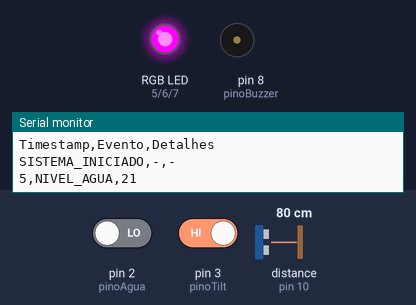
The sketch below on a simulated Arduino Uno, built with avr-gcc and run on an emulated ATmega328P. Parts: an RGB LED mixed from three pins (HIGH = lit), buzzer (waves = sounding), the last lines printed to the serial monitor. Wiring (inferred from the names in the program): ultrasonic range finder: trigger pin 9; echo pin 10. The inputs (shaded band) are chosen by the test bench; at power-on: pin 2 (pinoAgua) LOW, pin 3 (pinoTilt) HIGH, distance to the obstacle (sensor on pin 10) 80 cm. The echo pulse lasts 58.3 µs per cm; pins used as bus, display or sensor lines are not drawn.

Above: at 1.2 s.
1.3 s: pin 2 (pinoAgua) driven HIGH
At 2.1 s:
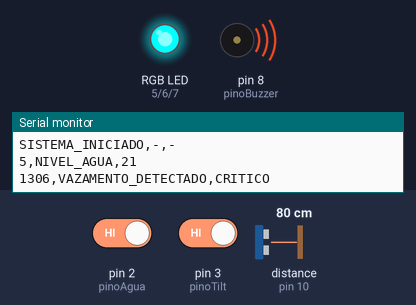
4.3 s: pin 3 (pinoTilt) driven LOW
At 6.0 s:
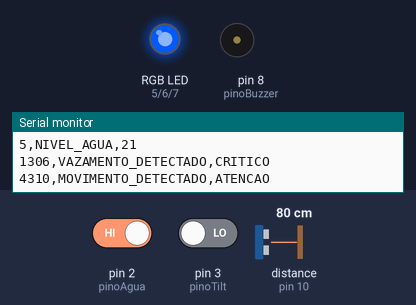
6.3 s: pin 2 (pinoAgua) driven LOW
At 7.3 s:
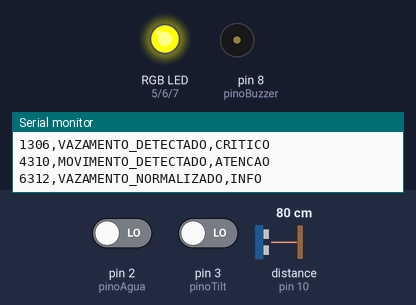
7.8 s: pin 2 (pinoAgua) driven HIGH
At 10.1 s:
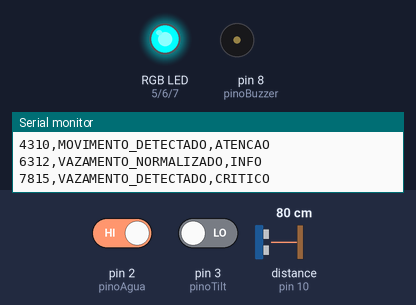
10.8 s: pin 3 (pinoTilt) driven HIGH
At 12.1 s:
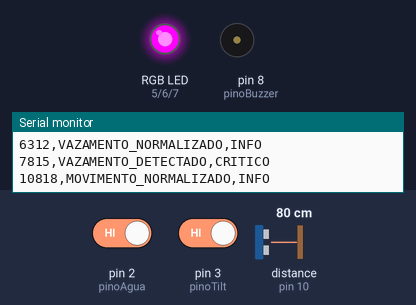
Timing chart, 0 to 13.3 s (numbered marks = the images above; inputs shaded):
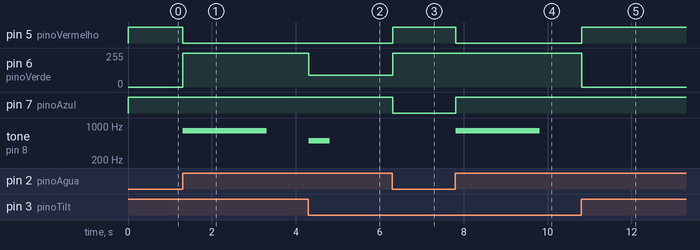

The sketch:

leak-detector.ino
```cpp
const int pinoAgua = 2;

// Tilt Switch (Sensor de Inclinação)
const int pinoTilt = 3;

// Buzzer
const int pinoBuzzer = 8;

// LED RGB
const int pinoVermelho = 5;
const int pinoVerde = 6;
const int pinoAzul = 7;

// Sensor Ultrassônico (Opcional)
const int pinoTrig = 9;
const int pinoEcho = 10;

// ====== VARIÁVEIS GLOBAIS ======
bool estadoAgua = false;
bool estadoTilt = false;
bool ultimoEstadoAgua = false;
bool ultimoEstadoTilt = false;

unsigned long ultimoEventoAgua = 0;
unsigned long ultimoEventoTilt = 0;
const unsigned long tempoDebounce = 200; // ms para evitar bouncing

int nivelAgua = 0; // Para uso com ultrassônico

// ====== CONFIGURAÇÃO INICIAL ======
void setup() {
  // Inicializa comunicação serial
  Serial.begin(9600);

  // Configura os pinos
  pinMode(pinoAgua, INPUT);
  pinMode(pinoTilt, INPUT_PULLUP); // Usa pull-up interno para o tilt
  pinMode(pinoBuzzer, OUTPUT);
  pinMode(pinoVermelho, OUTPUT);
  pinMode(pinoVerde, OUTPUT);
  pinMode(pinoAzul, OUTPUT);

  pinMode(pinoTrig, OUTPUT);
  pinMode(pinoEcho, INPUT);

  // Estado inicial
  digitalWrite(pinoBuzzer, LOW);
  setColor(0, 255, 0); // Verde = Sistema OK

  // Cabeçalho do CSV
  Serial.println("Timestamp,Evento,Detalhes");
  Serial.println("SISTEMA_INICIADO,-,-");
}

// ====== LOOP PRINCIPAL ======
void loop() {
  unsigned long tempoAtual = millis();

  // 1. LÊ OS SENSORES PRINCIPAIS (Com debounce)
  estadoAgua = digitalRead(pinoAgua);
  estadoTilt = digitalRead(pinoTilt);

  // 2. VERIFICA EVENTO DE VAZAMENTO
  if (estadoAgua != ultimoEstadoAgua) {
    if (tempoAtual - ultimoEventoAgua > tempoDebounce) {
      if (estadoAgua == HIGH) {
        // Água detectada!
        registrarEvento("VAZAMENTO_DETECTADO", "CRITICO");
        setColor(255, 0, 0); // Vermelho
        tone(pinoBuzzer, 800, 2000); // Alarme longo
      } else {
        // Água saiu
        registrarEvento("VAZAMENTO_NORMALIZADO", "INFO");
        setColor(0, 0, 255); // Azul (Atenção)
      }
      ultimoEventoAgua = tempoAtual;
    }
    ultimoEstadoAgua = estadoAgua;
  }

  // 3. VERIFICA EVENTO DE MOVIMENTO
  if (estadoTilt != ultimoEstadoTilt) {
    if (tempoAtual - ultimoEventoTilt > tempoDebounce) {
      if (estadoTilt == LOW) { // Lembrando: pull-up, LOW = ativado
        registrarEvento("MOVIMENTO_DETECTADO", "ATENCAO");
        setColor(255, 165, 0); // Laranja
        tone(pinoBuzzer, 500, 500); // Alarme curto
      } else {
        registrarEvento("MOVIMENTO_NORMALIZADO", "INFO");
        setColor(0, 255, 0); // Verde (Voltou ao normal)
      }
      ultimoEventoTilt = tempoAtual;
    }
    ultimoEstadoTilt = estadoTilt;
  }

  // 4. MONITORAMENTO CONTÍNUO COM ULTRASSÔNICO (Opcional)
  if (tempoAtual % 5000 == 0) { // A cada 5 segundos
    int distancia = lerSensorUltrassonico();
    if (distancia < 100 && distancia > 0) { // Se houver recipiente
      nivelAgua = 100 - distancia; // Exemplo: converter para "nível %"
      Serial.print(millis());
      Serial.print(",NIVEL_AGUA,");
      Serial.println(nivelAgua);
    }
  }

  // 5. RESETA ALARME SONORO APÓS ALGUM TEMPO
  if (tempoAtual % 10000 == 0) { // A cada 10 segundos
    noTone(pinoBuzzer);
    // Volta para cor normal se não há eventos críticos
    if (!estadoAgua && estadoTilt) {
      setColor(0, 255, 0); // Verde
    }
  }

  delay(100); // Pequena pausa para estabilidade
}

// ====== FUNÇÃO PARA REGISTRAR EVENTOS ======
void registrarEvento(String tipo, String severidade) {
  Serial.print(millis());
  Serial.print(",");
  Serial.print(tipo);
  Serial.print(",");
  Serial.println(severidade);
}

// ====== FUNÇÃO DO SENSOR ULTRASSÔNICO ======
int lerSensorUltrassonico() {
  digitalWrite(pinoTrig, LOW);
  delayMicroseconds(2);
  digitalWrite(pinoTrig, HIGH);
  delayMicroseconds(10);
  digitalWrite(pinoTrig, LOW);

  long duracao = pulseIn(pinoEcho, HIGH);
  return duracao * 0.034 / 2;
}

// ====== FUNÇÃO PARA CONTROLAR LED RGB ======
void setColor(int vermelho, int verde, int azul) {
  analogWrite(pinoVermelho, 255 - vermelho);
  analogWrite(pinoVerde, 255 - verde);
  analogWrite(pinoAzul, 255 - azul);
}
```

Measured:
- after the input at 1.3 s, pin 5 (pinoVermelho): HIGH → LOW at once; pin 6 (pinoVerde): 0/255 → 255/255 at once; tone on pin 8 (pinoBuzzer): silent → 800 Hz at once, → silent 2.0 s later
- after the input at 4.3 s, pin 6 (pinoVerde): 255/255 → 90/255 at once; tone on pin 8 (pinoBuzzer): silent → 500 Hz at once, → silent 0.50 s later
- after the input at 6.3 s, pin 5 (pinoVermelho): LOW → HIGH at once; pin 6 (pinoVerde): 90/255 → 255/255 at once; pin 7 (pinoAzul): HIGH → LOW at once
- after the input at 7.8 s, pin 5 (pinoVermelho): HIGH → LOW at once; pin 7 (pinoAzul): LOW → HIGH at once; tone on pin 8 (pinoBuzzer): silent → 800 Hz at once, → silent 2.0 s later
- after the input at 10.8 s, pin 5 (pinoVermelho): LOW → HIGH at once; pin 6 (pinoVerde): 255/255 → 0/255 at once
